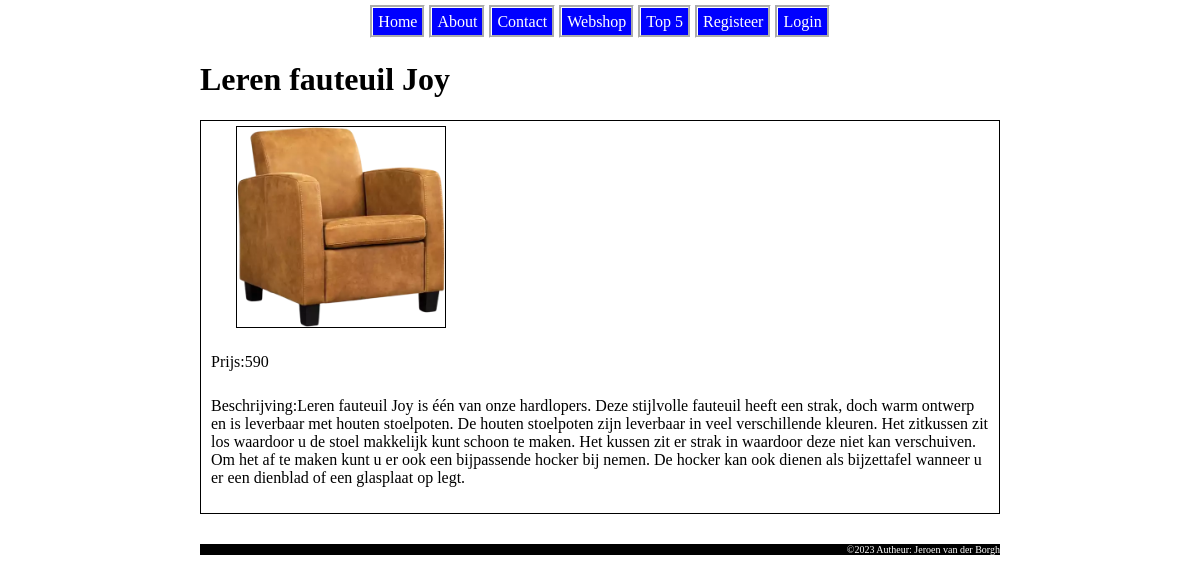
/index.php?page=webshop&id=1, run on the app's committed database.
### tables this page shows
CREATE TABLE `products` (
  `id` int(11) NOT NULL,
  `name` varchar(200) NOT NULL,
  `discription` mediumtext NOT NULL,
  `price` int(11) NOT NULL,
  `image_location` varchar(50) NOT NULL
);

### index.php (called while the page is built, shortened)
<?php
include "html_build_functions.php";
include "file_repository.php";
include "classes.php";
$page = getRequestedPage();
$data = process_Request($page);
showResponsePage($data);
function getRequestedPage(){
    return $_GET["page"];
}
function make_menu($data) {
    $menu = array("home" => "Home", "about" => "About", "contact" => "Contact", "webshop" => "Webshop", "top5" => "Top 5");
    if (isUserLoggedIn()){
        $menu["logout"] = "Loguit " . get_current_user_name();
        $menu["change_password"] = "Wachtwoord veranderen";
        $menu["shoppingcart"] = "Winkelwagen";
    } else {
        $menu["register"] =  "Registeer";
        $menu["login"] = "Login";
    }
    $data["menu"] = $menu;
    return $data;
}
function process_Request($page){
    $page = htmlspecialchars($page);
    $data = array("page"=>$page,"errors"=>array());
    switch ($page){
        case "webshop":
            if (is_POST()){
                $data = validate_cart($data);
                if (is_valid($data)) {
                    switch ($data["action"]){
                        case "add":
                            add_to_cart($data["id_in_cart"], $data["amount"]);
                            break;
                        case "remove":
                            remove_from_cart($data["id_in_cart"]);
                            break;
                    }
                    switch ($data["place"]){
                        case "detail":
                            $data["page"] = "shoppingcart";
                            $product_ids = get_product_id_from_cart();
                            if ($product_ids != NULL) {
                                $data['products'] = get_products_by_id($product_ids);
                                $data['total_price'] = get_total_price($data['products']);
                            }
                            break;
                        case "overview":
                            $data["id"] = NULL;
                            $product_ids = array(1,2,3,4,5);
                            $data['products'] = get_products_by_id($product_ids);
                            break;
                    }
                }
            } else if (array_key_exists("id", $_GET)) {
                $data["id"] =  $_GET["id"];
                $product_ids = array($data["id"]);
                $data['products'] = get_products_by_id($product_ids);
            } else {
                $data["id"] = NULL;
                $product_ids = array(1,2,3,4,5);
                $data['products'] = get_products_by_id($product_ids);
            }
            break;
    }
    $data = make_menu($data);
    return $data;
}
function is_POST(){
    return ($_SERVER["REQUEST_METHOD"] == "POST");
}
?>

### classes.php (called while the page is built, shortened)
<?php
class Product {
    public $id;
    public $name;
    public $price;
    public $img_location;
    public $discription;
    function __construct($id, $name, $discription,  $img_location, $price){
        $this->id = $id;
        $this->img_location = $img_location;
        $this->name = $name;
        $this->price = $price;
        $this->discription = $discription;
    }
    function get_id(){
        return $this->id;
    }
    function get_name(){
        return $this->name;
    }
    function get_price(){
        return $this->price;
    }
    function get_image_location(){
        return $this->img_location;
    }
    function get_discription(){
        return $this->discription;
    }
}
?>

### file_repository.php (called while the page is built, shortened)
<?php
function connect_database(){
    $servername = "localhost";
    $username = "jeroens_webshop_user";
    $password = "p@TL!Cz7m2qes7V!";
    $database = "jeroens_webshop";
    $conn = mysqli_connect($servername, $username, $password, $database);
    return $conn;
}
function get_products($sql){
    $conn = connect_database();
    try {
        $result= mysqli_query($conn, $sql);
        $products = array();
        while ($row = mysqli_fetch_assoc($result)){
            $product = new Product($row["id"], $row["name"], $row["discription"], $row ["image_location"], $row["price"]);
            array_push($products, $product);
        }
        return  $products;
    } finally {
        disconnect_database($conn);
    }
}
function get_products_by_id($id_array){
    $sql = "SELECT * FROM products WHERE";
    foreach($id_array as $key => $id) {
        if (substr($sql,-5) == "WHERE"){
            $sql = $sql .  ' id=' . $id;
        } else {
            $sql = $sql . ' OR id=' . $id;
        }
    }
    return get_products($sql);
}
?>

### webshop.php (the view, shortened to what this page needs)
<?php
function show_product_in_detail($data){
    $product = $data["products"][0];
    echo
    '<h1>'. $product->get_name() . '</h1>
    <div class="product">
    <img src="Images/'. $product->get_image_location().'" alt="image of product id:  '. $product->get_id() .'">
    <p>Prijs:'. $product->get_price().'</p>';
    echo '<p>Beschrijving:'. $product->get_discription().'</p>
    </div>';
}
function show_content($data){
    if ($data["id"] != NULL) {
        show_product_in_detail($data);
    }   else {
        show_webshop($data);
    }
}
?>

### CSS/stylesheet.css (style rules this page uses)
body { width: 800px; margin-left: auto; margin-right: auto; }
.product { text-decoration: none; color: black; border: 1px solid black; margin-bottom: 30px; padding: 5px; }
.product img { border: 1px solid black; height: 200px; margin-left: 30px; }
.product p { padding: 5px; }

### data on the page
products: name "Leren fauteuil Joy", image_location (picture), price "590", discription "Leren fauteuil Joy is één van onze hardlopers. Deze stijlvolle fauteuil heeft een strak, doch warm ontwerp en is leverbaar met houten stoelpoten. De houten stoelpoten zijn leverbaar in veel verschillende kleuren. Het zitkussen zit los waardoor u de stoel makkelijk kunt schoon te maken. Het kussen zit er strak in waardoor deze niet kan verschuiven. Om het af te maken kunt u er ook een bijpassende hocker bij nemen. De hocker kan ook dienen als bijzettafel wanneer u er een dienblad of een glasplaat op legt."

### other printed values
$label "Home"
$label "About"
$label "Contact"
$label "Webshop"
$label "Top 5"
$label "Registeer"
$label "Login"
